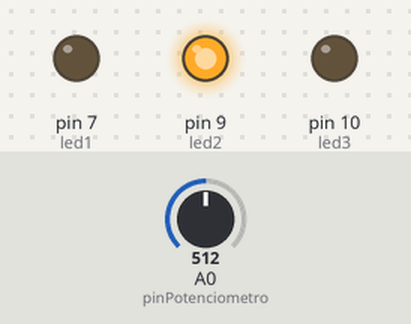
This sketch was run on a simulated Arduino Uno, built with avr-gcc and run on an emulated ATmega328P. Parts: output pins drawn as LEDs (lit = HIGH). The test bench sets the inputs (shaded band); at power-on: A0 (pinPotenciometro) = 512.

Above: at 1.2 s.
1.3 s: A0 (pinPotenciometro) set to 514
At 1.7 s:
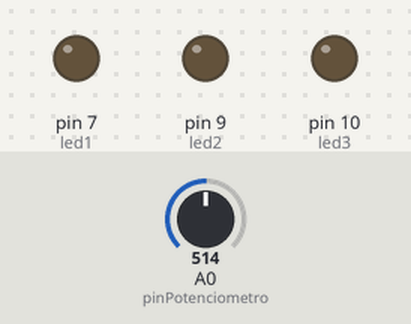
2.8 s: A0 (pinPotenciometro) set to 716
At 4.0 s:
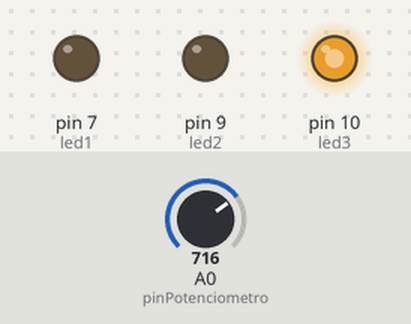
4.3 s: A0 (pinPotenciometro) set to 761
At 5.2 s:
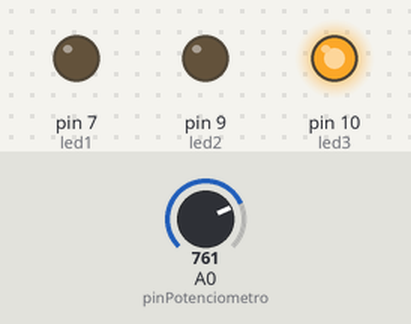
5.8 s: A0 (pinPotenciometro) set to 771
At 6.3 s:
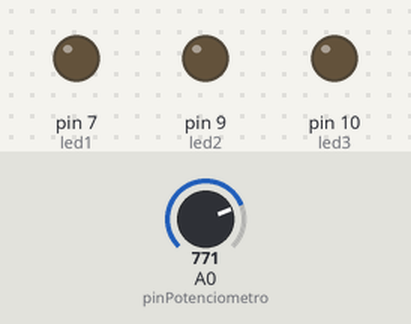
7.3 s: A0 (pinPotenciometro) set to 900
At 8.6 s:
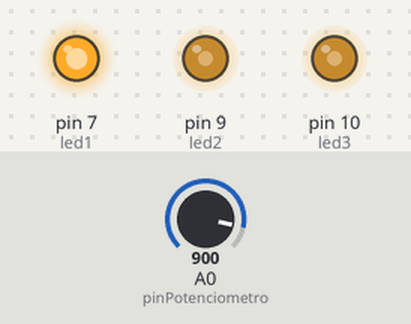
Timing chart, 0 to 9.8 s (numbered marks = the images above; inputs shaded):
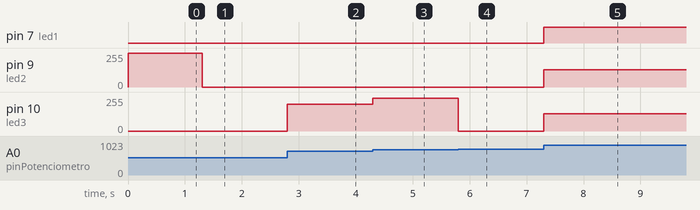

Measured:
- the behaviour switches between 513 and 514 on A0 (pinPotenciometro) (found by bisection; images 0 and 1)
- the behaviour switches between 770 and 771 on A0 (pinPotenciometro) (found by bisection; images 3 and 4)
- after the input at 1.3 s, pin 9 (led2): 255/255 → 0/255 at once
- after the input at 2.8 s, pin 10 (led3): 0/255 → 202/255 at once
- after the input at 4.3 s, pin 10 (led3): 202/255 → 246/255 at once
- after the input at 5.8 s, pin 10 (led3): 246/255 → 0/255 at once
- after the input at 7.3 s, pin 7 (led1): LOW → HIGH at once; pin 9 (led2), pin 10 (led3): 0/255 → 129/255 at once

The sketch:

Ejercicio1.8.ino
```cpp
/**
 * (Regulador1.8) Control de luces (0,15)
 *********************************************************
 * GRUPO 5:
 *    -Martín Cancio Barrera  UO287561
 *    -Olga Alonso Grela      UO288066
 *    -Pablo Pérez Saavedra   UO288816
 *********************************************************
 */

int led1 = 7;
int led2 = 9;
int led3 = 10;

int pinPotenciometro = A0;
int angle;

void setup() {
  pinMode(led1, OUTPUT);
  pinMode(led2, OUTPUT);
  pinMode(led3, OUTPUT);

  pinMode(pinPotenciometro, INPUT);
}

void loop() {
  angle = map(analogRead(pinPotenciometro),0,1023,0,255);
  int value;
  if(angle < 64){
    value = map(angle,0,63,0,255);
    analogWrite(led1, value);
    analogWrite(led2, 0);
    analogWrite(led3, 0);
  } else if(angle >= 64 && angle < 128){
    value = map(angle,64,127,0,255);
    analogWrite(led1, 0);
    analogWrite(led2, value);
    analogWrite(led3, 0);
  } else if(angle >= 128 && angle < 192){
    value = map(angle,128,191,0,255);
    analogWrite(led1, 0);
    analogWrite(led2, 0);
    analogWrite(led3, value);
  } else if(angle >= 192 && angle < 255){
    value = map(angle,192,255,0,255);
    analogWrite(led1, value);
    analogWrite(led2, value);
    analogWrite(led3, value);
  }
}
```
